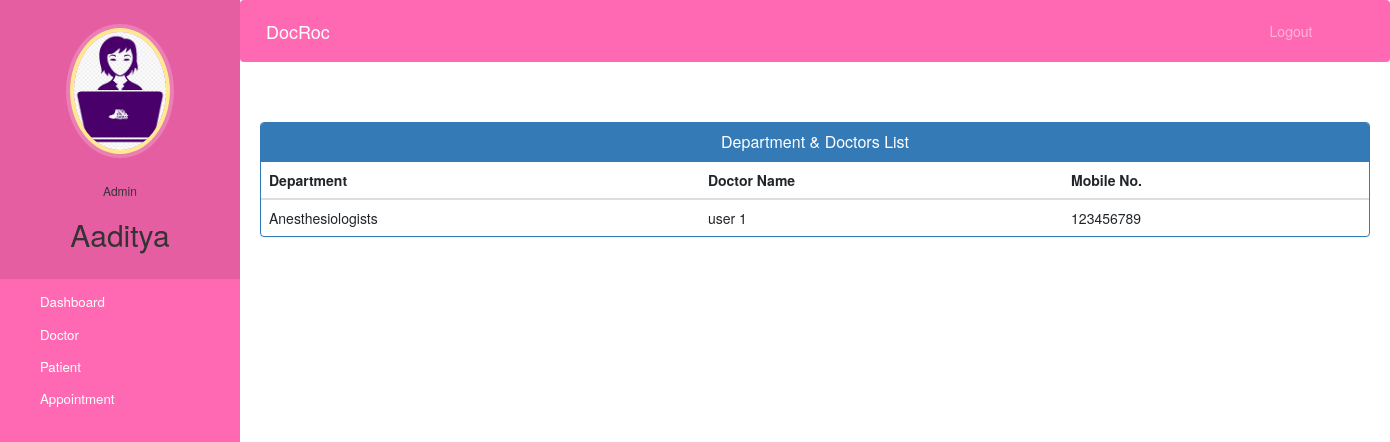
Screenshot of /admin-view-doctor-specialisation (signed in) with the database file from the repository.
### hospital/models.py (models this page shows, shortened)
class Doctor(models.Model):
    user=models.OneToOneField(User,on_delete=models.CASCADE)
    profile_pic= models.ImageField(upload_to='profile_pic/DoctorProfilePic/',null=True,blank=True)
    address = models.CharField(max_length=40)
    mobile = models.CharField(max_length=20,null=True)
    department= models.CharField(max_length=50,choices=departments,default='Cardiologist')
    status=models.BooleanField(default=False)
    @property
    def get_name(self):
        return self.user.first_name+" "+self.user.last_name

### hospital/views.py (the view)
# urls.py: path('admin-view-doctor-specialisation',views.admin_view_doctor_specialisation_view,name='admin-view-doctor-specialisation'),
@login_required(login_url='adminlogin')
@user_passes_test(is_admin)
def admin_view_doctor_specialisation_view(request):
    doctors=models.Doctor.objects.all().filter(status=True)
    return render(request,'hospital/admin_view_doctor_specialisation.html',{'doctors':doctors})

### hospital/views.py (called while the page is built)
def is_admin(user):
    return user.groups.filter(name='ADMIN').exists()

### templates/hospital/admin_view_doctor_Specialisation.html (shortened to what this page needs)
{% extends 'hospital/admin_base.html' %}
{% block content %}
<head>
  <link href="//netdna.bootstrapcdn.com/bootstrap/3.0.0/css/bootstrap.min.css" rel="stylesheet" id="bootstrap-css">
</head>
<div class="container">
  <div class="panel panel-primary">
    <div class="panel-heading">
      <h6 class="panel-title">Department & Doctors List</h6>
    </div>
    <table class="table table-hover" id="dev-table">
      <thead>
        <tr>
          <th>Department</th>
          <th>Doctor Name</th>
          <th>Mobile No.</th>
        </tr>
      </thead>
      {% for d in doctors %}
      <tr>
        <td>{{d.department}}</td>
        <td> {{d.get_name}}</td>
        <td>{{d.mobile}}</td>
      </tr>
      {% endfor %}
    </table>
  </div>
</div>
{% endblock content %}

### templates/hospital/admin_base.html (shortened to what this page needs)
<!DOCTYPE html>
{% load static %}
<html lang="en">
<head>
  <link rel="stylesheet" href="https://stackpath.bootstrapcdn.com/bootstrap/4.3.1/css/bootstrap.min.css">
  <link rel="stylesheet" href="https://maxcdn.bootstrapcdn.com/font-awesome/4.7.0/css/font-awesome.min.css">
  <link rel="stylesheet" href="{% static '/style.css' %}">
</head>
<body>
  <nav class="menu" tabindex="0">
    <header class="avatar">
      <img src="{% static "images/adminpropic.png" %}" />
      <br><br>
      <h6>Admin</h6>
      <h2>{{request.user.first_name}}</h2>
    </header>
    <ul>
      <li tabindex="0" class="icon-dashboard"> <a style="color:white; text-decoration:none;" href="/admin-dashboard"><span>Dashboard</span></a> </li>
      <li tabindex="0" class="icon-customers"> <a style="color:white; text-decoration:none;" href="/admin-doctor"><span>Doctor</span></a></li>
      <li tabindex="0" class="icon-users"> <a style="color:white; text-decoration:none;" href="/admin-patient"><span>Patient</span></a></li>
      <li tabindex="0" class="icon-calendar"> <a style="color:white; text-decoration:none;" href="/admin-appointment"><span>Appointment</span></a></li>
    </ul>
  </nav>
  <main>
    <div class="bs-example">
      <nav class="navbar navbar-expand-md  navbar-dark fixed-top" style="background:#ff69b4;">
        <a href="/admin-dashboard" class="navbar-brand">DocRoc</a>
        <div class="collapse navbar-collapse justify-content-between" id="navbarCollapse">
          <div class="navbar-nav" style=" margin-left: 90%;">
            <a href="/logout" class="nav-item nav-link">Logout</a>
          </div>
        </div>
      </nav>
    </div>
    <br><br>
    {% block content %}
    {% endblock content %}
</main>
</body>
</html>

### static/style.css (style rules this page uses)
body { padding-left: 240px; }
main { position: relative; height: 100vh; }
.menu { background: #5bc995; height: 100vh; width: 240px; position: fixed; top: 0px; left: 0; z-index: 5; outline: none; }
.menu .avatar { background: rgba(0, 0, 0, 0.1); padding: 2em 0.5em; text-align: center; }
.menu .avatar img { width: 100px; border-radius: 50%; overflow: hidden; border: 4px solid #ffea92; box-shadow: 0 0 0 4px rgba(255, 255, 255, 0.2); }
.menu .avatar h2 { font-weight: normal; margin-bottom: 0; }
.menu ul { list-style: none; padding: 0.5em 0; margin: 0; }
.menu ul li { padding: 0.5em 1em 0.5em 3em; font-size: 0.95em; font-weight: regular; background-repeat: no-repeat; background-position: left 15px center; background-size: auto 20px; transition: all 0.15s linear; cursor: pointer; }
.menu ul li.icon-dashboard { background-image: url("http://www.entypo.com/images//gauge.svg"); }
.menu ul li.icon-customers { background-image: url("http://www.entypo.com/images//briefcase.svg"); }
.menu ul li.icon-users { background-image: url("http://www.entypo.com/images//users.svg"); }
.menu ul li.icon-calendar { background-image: url("http://www.entypo.com/images//calendar.svg"); }

### templates/hospital/admin_base.html (style rules this page uses)
a:link { text-decoration: none; }
a { color: white; }
body { padding-left: 240px; }
main { position: relative; height: 100vh; }
.menu { background: #ff69b4; height: 100vh; width: 240px; position: fixed; top: 0px; left: 0; z-index: 5; outline: none; }
.menu .avatar { background: rgba(0, 0, 0, 0.1); padding: 2em 0.5em; text-align: center; }
.menu .avatar img { width: 100px; border-radius: 50%; overflow: hidden; border: 4px solid #ffea92; box-shadow: 0 0 0 4px rgba(255, 255, 255, 0.2); }
.menu .avatar h2 { font-weight: normal; margin-bottom: 0; }
.menu ul { list-style: none; padding: 0.5em 0; margin: 0; }
.menu ul li { padding: 0.5em 1em 0.5em 3em; font-size: 0.95em; font-weight: regular; background-repeat: no-repeat; background-position: left 15px center; background-size: auto 20px; transition: all 0.15s linear; cursor: pointer; }
.menu ul li.icon-dashboard { background-image: url("http://www.entypo.com/images//gauge.svg"); }
.menu ul li.icon-customers { background-image: url("http://www.entypo.com/images//briefcase.svg"); }
.menu ul li.icon-users { background-image: url("http://www.entypo.com/images//users.svg"); }
.menu ul li.icon-calendar { background-image: url("http://www.entypo.com/images//calendar.svg"); }

### templates/hospital/admin_view_doctor_Specialisation.html (style rules this page uses)
a:link { text-decoration: none; }
h6 { text-align: center; }

### rows the page displays
Doctor: department "Anesthesiologists", get_name "user 1", mobile "123456789"

### other values shown
{{ request.user.first_name }} "Aaditya"
